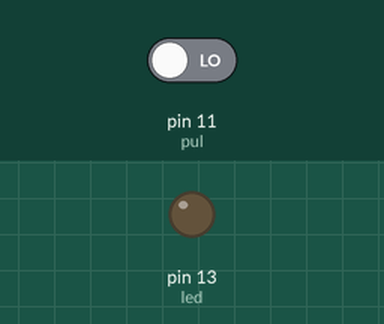
Simulated run of this sketch. Board: Arduino Uno, built with avr-gcc and run on an emulated ATmega328P. Parts: output pins drawn as LEDs (lit = HIGH). The inputs (shaded band) are chosen by the test bench; at power-on: pin 11 (pul) LOW.

Above: at 1.2 s.
1.3 s: pin 11 (pul) driven HIGH
At 1.9 s:
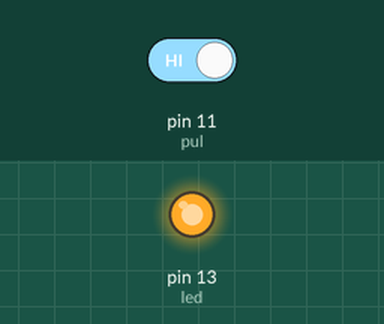
2.8 s: pin 11 (pul) driven LOW
At 3.1 s:
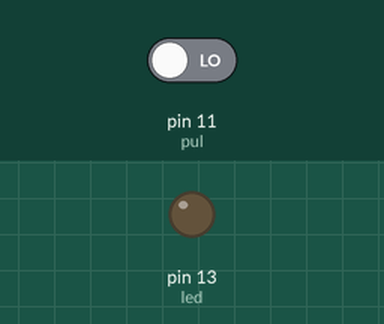
Timing chart, 0 to 5.8 s (numbered marks = the images above; inputs shaded):
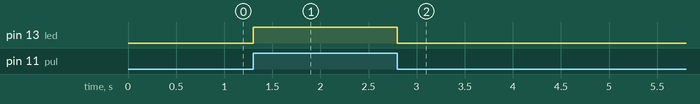

Measured:
- after the input at 1.3 s, pin 13 (led): LOW → HIGH at once
- after the input at 2.8 s, pin 13 (led): HIGH → LOW at once

The sketch:

pulsante.ino
```cpp
const int led = 13;
const int pul = 11;
int stat;


void setup() {
                 pinMode (13, OUTPUT);
                 pinMode (11, INPUT);
             }

void loop() {
                stat=digitalRead (pul);
                digitalWrite (led, stat);

            }
```
